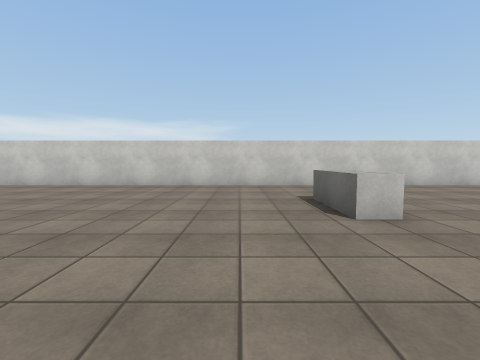
view 1 (above)

20 first-person views from a walk through a 3-D level made in the Unity game engine. The camera is 1.2 m above the floor, tilts 4° down and sees 90° across. The floor is counted in squares, 2 m on a side. Each view is taken from the middle of a square. On the plan, view 1 faces up. The plan holds only what a view shows up to about 9 squares ahead; the rest is blank. The player character is not drawn. Surface patterns are stand-ins for the level's own textures.

view 2
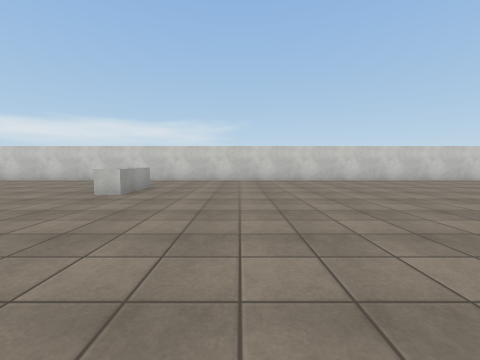

view 3
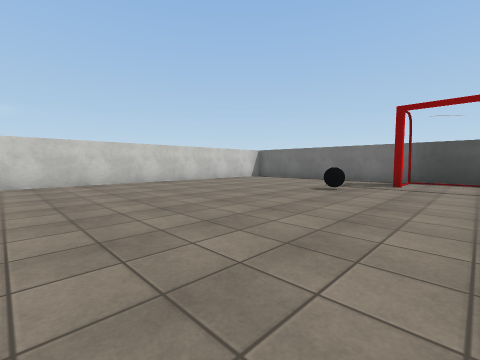

view 4
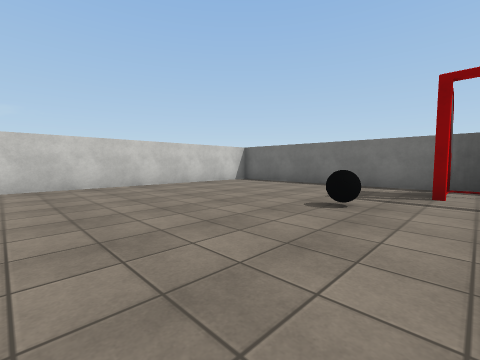

view 5
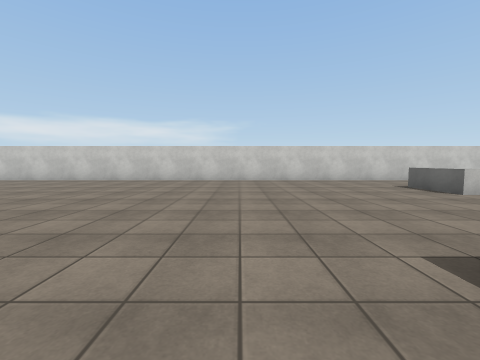

view 6
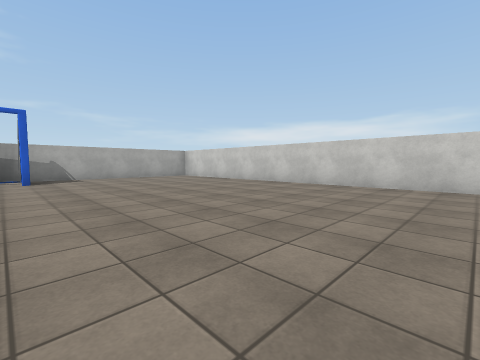

view 7
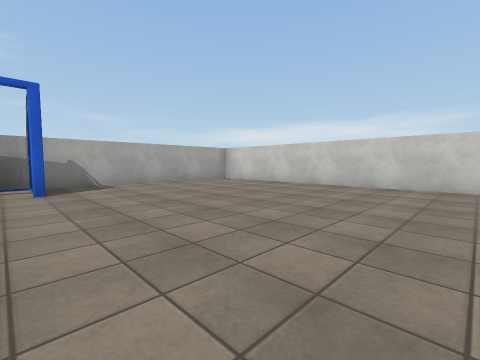

view 8
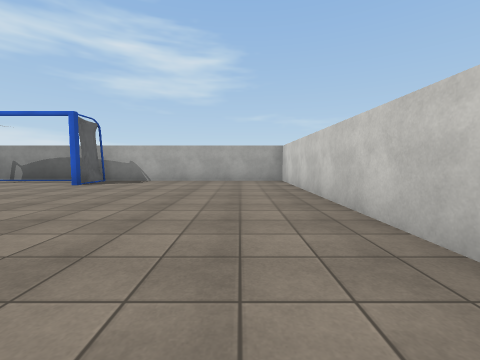

view 9
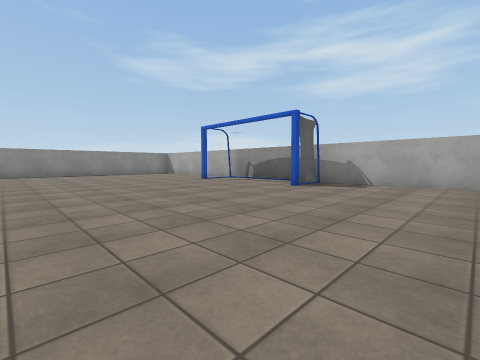

view 10
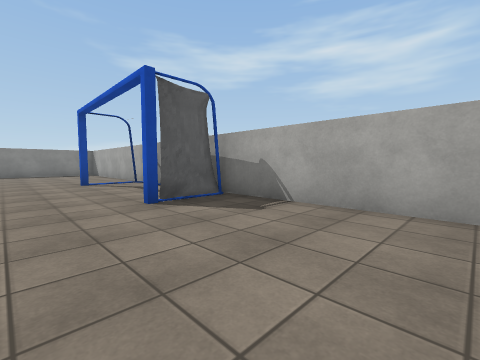

view 11
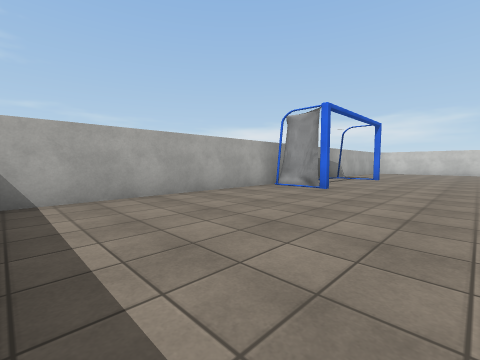

view 12
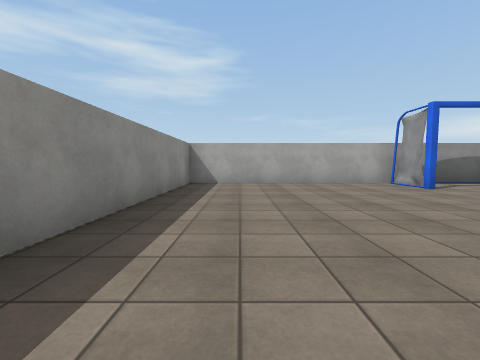

view 13
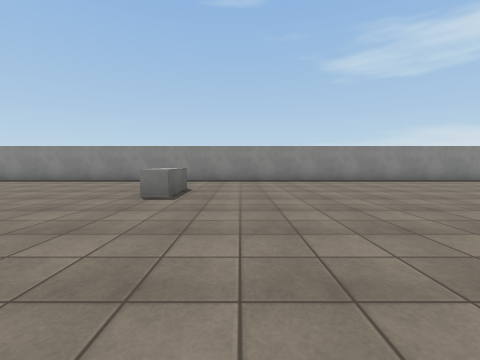

view 14
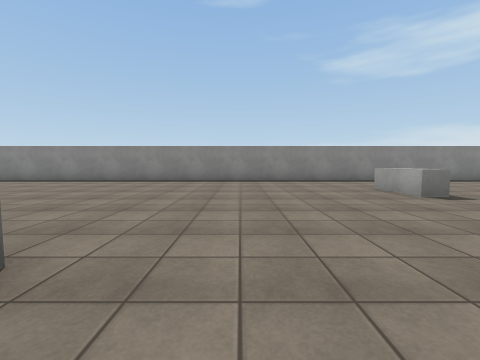

view 15
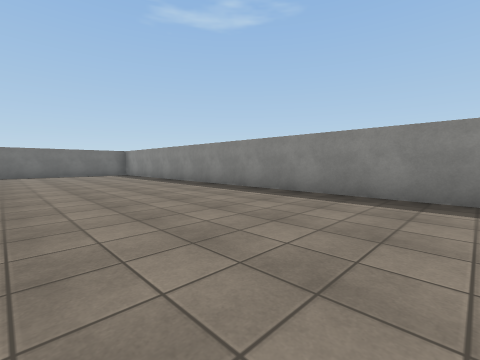

view 16
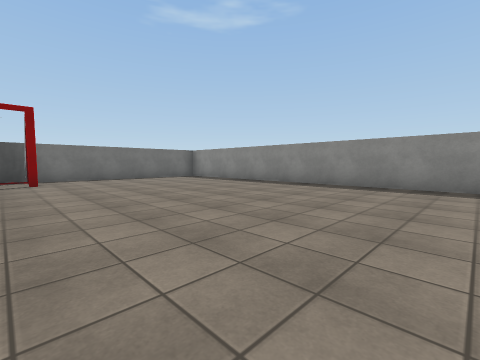

view 17
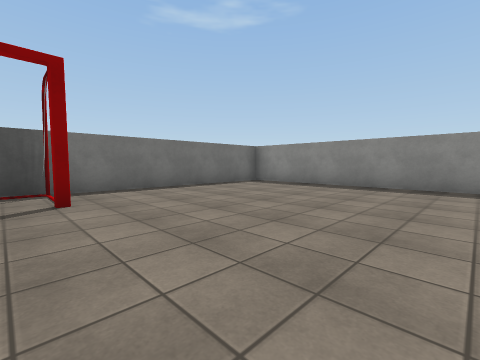

view 18
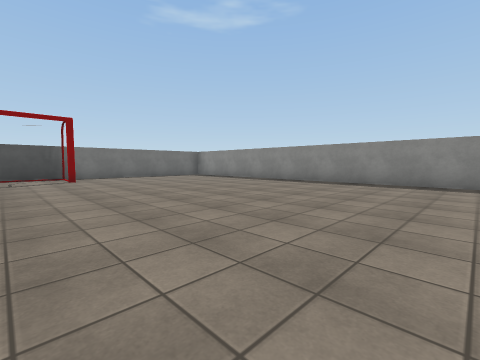

view 19
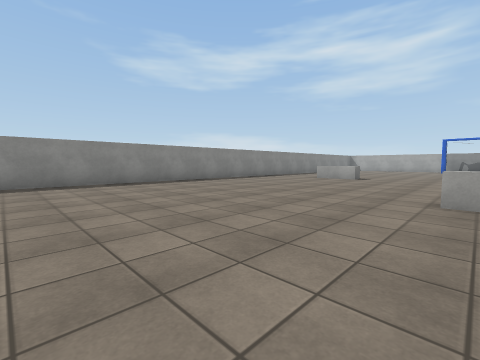

view 20
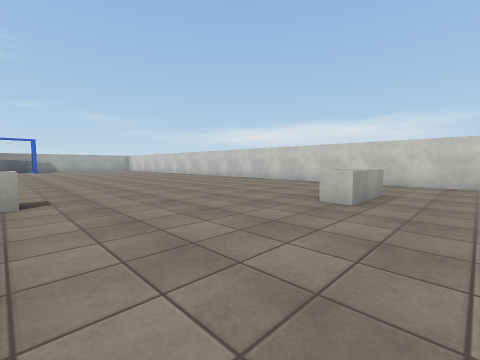

### Floor plan
Points are (right, up) in squares from view 1. A wall is a line through its corners. A room is listed if a view was taken in it or the views show most of it. See-through windows are left out.
Room 1 (views 1, 2, 3, 4, 5, 6, 7, 8, 9, 10, 11, 12, 13, 14, 15, 16, 17, 18, 19, 20)
walls: (-15.5, -3.6) (-17, -3.6); (-15.6, -3.7) (-17, -3.4); (-15.8, 0.6) (-15.5, 0.6); (-15.7, -3.6) (-16.9, -3.5); (-15.7, -3.7) (-16.4, -3.5) (-16.8, -3.5); (-15.7, -3.7) (-16.3, -3.4); (-16.3, 0.4) (-15.7, 0.6); (-16.3, -3.5) (-17, -3.5); (14.4, -3.6) (13.7, -3.5); (-17, 0.3) (-15.6, 0.5); (-17, 0.4) (-15.7, 0.4); (-17, 0.4) (-16.4, 0.4); (-17, 0.6) (-16.3, 0.6); (-17.1, 0.5) (-16.3, 0.4) (-15.7, 0.6) (-15.4, 0.5); (14.4, 6.5) (-17.3, 6.5) (-17.3, -9.5) (14.7, -9.5) (14.7, 6.1)
low walls: (1.7, 3.9) (1.7, 2.5) (1.2, 2.5) (1.2, 4); (-6.7, -6.8) (-6.7, -5.2) (-6.2, -5.2) (-6.2, -6.8)
objects: ball (11, 1)

Positions as (right, up) in squares from view 1, and headings:
1: (0, 0), facing up
2: (4, -2), facing up
3: (6, -1), facing up-right
4: (8, 0), facing up-right
5: (-3, -2), facing up
6: (-7, 0), facing up-left
7: (-10, 0), facing up-left
8: (-9, 5), facing left
9: (-10, 4), facing down-left
10: (-14, 4), facing down-left
11: (-13, -9), facing up-left
12: (-10, -8), facing left
13: (-8, -1), facing down
14: (-3, -1), facing down
15: (2, -5), facing down-right
16: (5, -3), facing down-right
17: (9, -3), facing down-right
18: (4, -2), facing down-right
19: (3, -2), facing down-left
20: (3, -1), facing up-left
